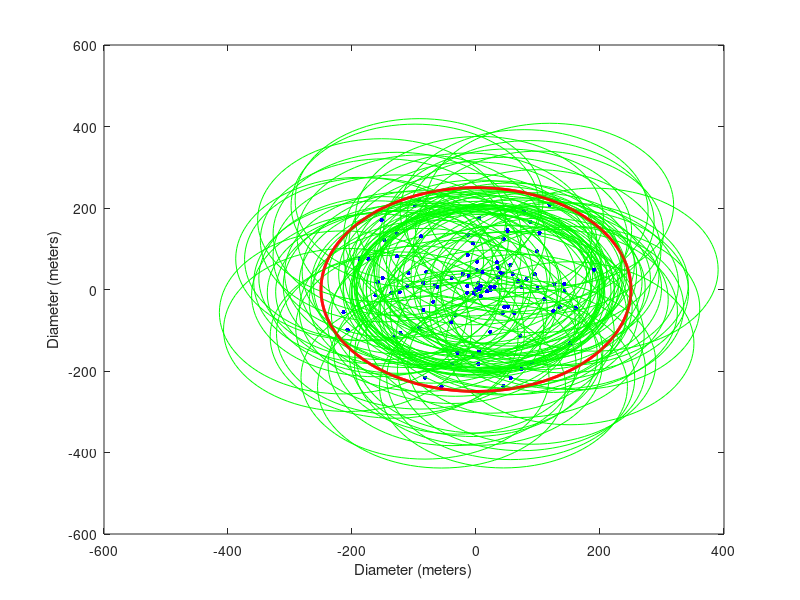
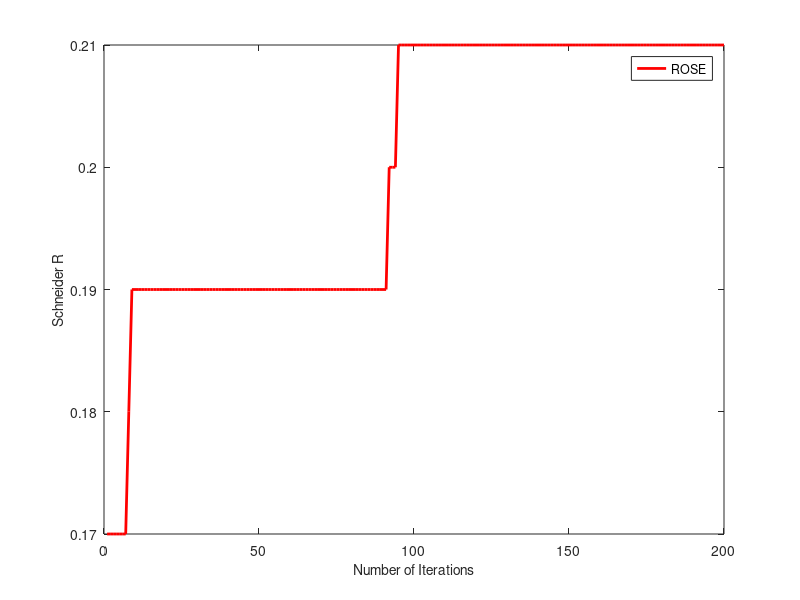

Write the MATLAB code that produced these figures, in order.
clc
clear all;
close all;
%%%%%%%%%%% Initilizing General Variables %%%%%%%%%%%%%%%%%
R = 250; %radius of circle
Range = 200; %transmission range of nodes
N = 100; %number of nodes
Degree=zeros(1,N);
fitness_func_R=0;
s=(N*(N+1))/2; % Size of choromosome
no_of_chrom=20;
pop_members=no_of_chrom/2; %number of members in a population
chrom(1,s)=0; %initializing chromosome generalize
chrom_pop(1,s)=0; %initializing chromosome for population 1
pop1_chrom(pop_members,s)=0; %chromosome matrix of population 1
chrom_test(N,N)=0; %initilaizing matrix to save 3x3 into 2x2 matrix for chromosome generation
neighbour_limit=50; %no of neighbours each node can form
degree_check(1,N)=0;% to check degree of nodes in a adjacency matrix
B_D(N,N,no_of_chrom)=0; %initializing 3D matrix for storing adjacency matrix of population
threshold= 0.3; % threshhold or PChange for mutation
imax=100; %maximum itrations
schineder_R_imax(imax)=0;
aplha=0.8; % to calculate Ti from To in SA
max_step=200; % maximum itrations in SA
alpha=0.9;
%%%%%%%%%%%%%% Start cirle with diameter 500m, for defining field
t=0:pi/500:2*pi; 
x1=R*cos(t);
y1=R*sin(t);

plot(x1,y1,'r', 'LineWidth',2.0)
xlabel('Diameter (meters)');
ylabel('Diameter (meters)');
hold on;
%%%%%%%%%%%%% End cirle with diameter 500m, for defining field
distance= @(x,y) sqrt(((x.xd-y.xd)^2) + ((x.yd-y.yd)^2)); %Calculating Ecladian Distance

for i=1:N
    r=R;
    th=2*pi;
    r=r * rand ;
    th=th * rand ;
    x=r*(cos(th));
    y=r*(sin(th));
%%%% Start cirle with radius 200m, for defining nodes range    
    th = 0:pi/50:2*pi;
    xunit = Range * cos(th) + x;
    yunit = Range * sin(th) + y;
    plot(xunit, yunit, 'g', 'LineWidth',0.5);
    hold on
%%%% End cirle with radius 200m, for defining nodes range
    S(i).xd=x;
    S(i).yd=y;
    S(i).Nei= [];
    plot(S(i).xd,S(i).yd,'b.','MarkerSize',10)
    hold on
end

plot(x1,y1,'r', 'LineWidth',2.0)
hold on
plot(S(i).xd,S(i).yd,'b.','MarkerSize',10)
for i=1:N
    index=1;
    for j=1:N
           if i~=j
                distance_with_node =  distance(S(i),S(j));
                %if distance_with_node <= Range && numel(S(i).Nei)~=10
                if distance_with_node <= Range 
                    S(i).Nei (index)= j;
                    index=index+1;
                    hold on
                end               
           end
    end   
end

%%%%%%%%%%%%%%%%%%%%% Start of Adjacency Matrix %%%%%%%%%%%%%%%%%%%%
for i=1:N
    for j=1:N
        Member_check = ismember(i, S(j).Nei(:));
        if Member_check == 0
            A(i,j) = 0;
        else
            A(i,j) =1;
        end
    end
    Degree(i)=numel(S(i).Nei);
end
%%%%%%%%%%%%% End of Adjacency Matrix %%%%%%%%%%%%%%% 
%%%%%%%%%%%%% Start of Charomosome %%%%%%%%%%%%%%%%
j=1;
k=1;
l=N;
for i=j:N
  for m=j:N
    A(j,m);
     chrom(1,k)= A(j,m); % generating charomosome of orignal topology
     k=k+1;
  end
  j=j+1;    
end
%%%%%%%%%%%%% End of Charomosome %%%%%%%%%%%%%%%%


%%%%%%%%%%%%%%% Multiple Neighbours 3D Matix %%%%%%%%%%%%
B_D(:,:,1)=A; %storing orignal topology in 1st position of population
for k=2:no_of_chrom    %filling 2nd to 19th topologies in population 
    B_D(:,:,k)=A;
    for j=1:N
        degree_check(1,j)= sum(B_D(j,:,k));
        while degree_check(1,j) > neighbour_limit %applying edge limit n topology over population
            B_D(j,ceil(rand(1)*N),k)=0;     %deleting random edge from adjacency matrix for randomization        
            degree_check(1,j)= sum(B_D(j,:,k));
        end        
    end    
end


%%%%%%%%%%%%%%%%%%%%%%%%   Generating 1st population  %%%%%%%%%%%%%%%%%%
for i=1:pop_members %pop_members is limit of number of members in population
    pop1_adj(:,:,i)=B_D(:,:,i);    %saving first half of B_D in pop1_adj    
end
SA=pop1_adj;

%%%%%%%%%%%%%%%%%%% Chromosomes of 1st Population %%%%%%%%%%%%%%%%%%%%%%%%
for i=1:pop_members
    for j=1:N
            for k=1:N
                x=pop1_adj(j,k,i);
                chrom_test(j,k)=x;  
    
            end
    end


%%%%%%%% Choromosome converstion of adjacency matrix of chrom_test %%%%%%%%
j1=1;
k1=1;
l1=N;
for i1=j1:N
  for m1=j1:N
    A(j1,m1);
     chrom_pop(1,k1)= chrom_test(j1,m1); % generating charomosome of orignal topology
     k1=k1+1;
  end
  j1=j1+1;    
end    
pop1_chrom(i,:)=chrom_pop(1,:);    
    
 end

%%%%%%%%%%%  Generating 2nd population  %%%%%%%%%%%%%

for i=1:pop_members
    
    pop2_adj(:,:,i)=B_D(:,:,i+pop_members); %saving second half of B_D in pop2_adj

    
    
end  

%%%%%%% Chromosomes of 2nd Population %%%%%%%
%%%%%%%%%%%%%%%%%%% Chromosomes of 1st Population %%%%%%%%%%%%%%%%%%%%%%%%
for i=1:pop_members
    for j=1:N
            for k=1:N
                x=pop2_adj(j,k,i);
                chrom_test(j,k)=x;  
    
            end
    end


    %%%%%%%%choromosome converstion of adjacency matrix of chrom_test %%%%%%%%
j1=1;
k1=1;
l1=N;
for i1=j1:N
  for m1=j1:N
    A(j1,m1);
     chrom_pop(1,k1)= chrom_test(j1,m1); % generating charomosome of orignal topology
     k1=k1+1;
  end
  j1=j1+1;    
end    
pop2_chrom(i,:)=chrom_pop(1,:);   
end
%%%%%%%%%%%%%%%%%%%%%%% Itrations %%%%%%%%%%%%%%%%%%%%%%%%%%%%%%%
schineder_R1(1,10)=0; % for saving R values of pop1
schineder_R2(1,10)=0; % for saving R values of pop2
schineder_R_imax(1,imax)=0; % for saving R values of all itrations

%%%%%%%%%%%%%%% SA Veriable %%%%%%%%%%%%%%%%%
%%%%%% Calculating R of 1st Population Set %%%%%%%%%%%%%%%%%%%%%
   for n=1:pop_members %pop_members is limit of number of members in population
        c=SA(:,:,n);    %sconverting 3D matrix into 2D matric for calculation of R    
  
            for k=1:N
                degree_R(k)=sum(c(:,k));    %%degree calculation of matrix C, ready for calculation of schineder R
            end

    %%%%%%%%%%%%%%%%%%%% Calculating R   %%%%%%%%%%%%%%%%%%%%%%%%%%%%%%%%%%%%%%%%%
    %%%%%%%%%%% Calculating Maximum Degree Node %%%%%%%%%%%%%%%%
    [max_num,max_idx] = max(degree_R(:));
    max_idx;
    %%%%%%%%%%%% Deleting Maximum Degree Node %%%%%%%%%%%%%%%%%%
    A_D=c;
    A_D(:,max_idx)=0;
    A_D(max_idx,:)=0;
    %%%%%%%%% Finding 2nd Maximum degree %%%%%%%%%%%%%%%%%%%%%%%
    second_Degree(1,N)=0;
    for i=1:N
        for j=1:N
            second_Degree(j)= sum(A_D(:,j));
        end
    end
    [second_max_num,second_max_idx] = max(second_Degree(:));
    second_max_idx;
    %%%%%%%%%%%%%% Finding 90% Degrees in Comparison to Maximum degree %%%%%
    ninty_percent_max_degree=(max_num/100)*90;
    ninty_percent_threshold=0;
    num_ninty_percent_nodes=0;
   for j=1:N
        if second_Degree(j)>= ninty_percent_max_degree;
           num_ninty_percent_nodes= num_ninty_percent_nodes+1;
        end
   end
    num_ninty_percent_nodes;
    %%%%%%% Calculating Fittness Function R %%%%%%%
    fitness_func_R= num_ninty_percent_nodes/N;
     schineder_HA(n)=fitness_func_R;
     schineder_HA(n);
%%%%%%%%%%%%%%%%%%%%%% End of R  %%%%%%%%%%%%%%%%%%%%%%%%%%%
    end %% end of HA limit
    


%%%%%%%%%%%%%%%%%%%%%%% Start of Orignal ROSE %%%%%%%%%%%%%%%%%%%%%%%%%
   


ROSE_temp(100,100)=0;
ROSE_temp_1(100,100)=0;
ROSE_temp=SA(:,:,n);
for p=1:max_step
    
    %%%%%%%%%%% Calculating R for ROSE_temp %%%%%%%%%%
    c=ROSE_temp;    %sconverting 3D matrix into 2D matric for calculation of R    
  
            for k=1:N
                degree_R(k)=sum(c(:,k));    %%degree calculation of matrix C, ready for calculation of schineder R
            end

    %%%%%%%%%%%%%%%%%%%% Calculating R %%%%%%%%%%%%%%%%%%%%%%%%%%%%%%%%%%%%%%%%%
    %%%%%%%%%%% Calculating Maximum Degree Node %%%%%%%%%%%%%%%%
    [max_num,max_idx] = max(degree_R(:));
    max_idx;
    %%%%%%%%%%%% Deleting Maximum Degree Node %%%%%%%%%%%%%%%%%%
    A_D=c;
    A_D(:,max_idx)=0;
    A_D(max_idx,:)=0;
    %%%%%%%%% Finding 2nd Maximum degree %%%%%%%%%%%%%%%%%%%%%%%
    second_Degree(1,N)=0;
    for i=1:N
        for j=1:N
            second_Degree(j)= sum(A_D(:,j));
        end
    end
    [second_max_num,second_max_idx] = max(second_Degree(:));
    second_max_idx;
    %%%%%%%%%%%%%% Finding 90% Degrees in Comparison to Maximum degree %%%%%
    ninty_percent_max_degree=(max_num/100)*90;
    ninty_percent_threshold=0;
    num_ninty_percent_nodes=0;
   for j=1:N
        if second_Degree(j)>= ninty_percent_max_degree;
           num_ninty_percent_nodes= num_ninty_percent_nodes+1;
        end
   end
    num_ninty_percent_nodes;
    %%%%%%% Calculating Fittness Function R %%%%%%%
    fitness_func_R= num_ninty_percent_nodes/N;
     schineder_ROSE_temp=fitness_func_R;
  
  %%%% End of R Calculation for ROSE_temp %%%%%%%%%%
  
ROSE_temp_1=ROSE_temp;    
node1_index=0;
node2_index=0;
node1_neighbour_index=0;
node2_neighbour_index=0;
%%%% Selecting Two Independent and Isolated Edges for Degree Difference Operation %%%%%%
   while ((node1_index==0) || (node2_index==0) || (node1_neighbour_index==0) || (node2_neighbour_index==0)) 
    %%%%%%%% Finding two edges %%%%%%  
        for k=1:N
            algo_degree(k)=sum(ROSE_temp_1(:,k));    
        end    
            %%%%%%%%%%% Process of finding two edges %%%%%%%%%%%%%%
            %%%%%%%%%%% calculating first node %%%%%%%%%%%%%

        node1_index= ceil(rand(1)*N); %%%%Finding 1st Random Node
        node1_degree= algo_degree(node1_index);  %%%% Calculate degree of first random node
            %%%% calculating second random node
        ROSE_degree_second=algo_degree;
        ROSE_degree_second(max_idx)=0;
        [max_num,max_idx] = max(ROSE_degree_second(:));
        Member_check=0;        
        for i=1:N    
            if Member_check<ROSE_degree_second(i)
                    node2_index= ceil(rand(1)*N); %%%%Finding 1st Random Node
                    node2_degree= algo_degree(node2_index);  %%%% Calculate degree of first random node
                if ROSE_temp_1(node1_index,i)==0 %%checking column of node1_index
                    if ROSE_temp_1(i,node1_index)==0 %%%% Refer to picture, selection of highest degree having no edge with node 1
                        node2_index=i; 
                        node2_degree=ROSE_degree_second(i);
                         break
                    end
                end
            end
        end
        node2_index;
        node2_degree; 
            %%%%% Calculating partner of node 1 %%%%%
        degree_member_check=0;
        node1_neighbour_degree=0;
        node1_neighbour_index=0;
        
        for i=1:N
            Member_check =ROSE_temp_1(i,node1_index);
            if Member_check == 1 && i~=node2_index && i~=node1_index%checking edges of node 1
                if ROSE_temp_1(i,node2_index)==0           
                    degree_member_check=sum(ROSE_temp_1(:,i)); %if edge exists with any node then calculate degree of that node
                    if node1_neighbour_degree<degree_member_check
                        node1_neighbour_degree= degree_member_check ;
                        node1_neighbour_index=i;
                    end
           
                end
            end
        end
        node1_neighbour_index;
        node1_neighbour_degree;


            %%%% Calculating partner of node 2 %%%%%
        degree_member_check=0;
        node2_neighbour_degree=0;
        node2_neighbour_index=0;
        for i=1:N

            Member_check =ROSE_temp_1(i,node2_index);
            % Member_check = ismember(i, node2_index); %%check all rows of node2_index
                if Member_check == 1  
                    if ROSE_temp_1(i,node1_index)==0 
                        if ROSE_temp_1(i,node1_neighbour_index)==0 %checking edges of node 1
                            degree_member_check=sum(ROSE_temp_1(:,i)); %if edge exists with any node then calculate degree of that node
                                if node2_neighbour_degree<degree_member_check
                                        node2_neighbour_degree= degree_member_check ;
                                        node2_neighbour_index=i;
                                end
                        end
                    end
                end
        end
    end %%%% End of while loop for non zero edge calculation
    
n_i=node1_index
n_i_d=node1_degree;
n_j=node1_neighbour_index
n_j_d=node1_neighbour_degree;
n_k=node2_index
n_k_d=node2_degree;
n_l=node2_neighbour_index
n_l_d=node2_neighbour_degree;

rose_part1=abs(((n_i_d-n_k_d)+(n_j_d-n_l_d))/((n_i_d-n_j_d)+(n_k_d-n_l_d)))
rose_part2=abs(((n_i_d-n_l_d)+(n_j_d-n_k_d))/((n_i_d-n_j_d)+(n_k_d-n_l_d)))
rose_p=max(rose_part1,rose_part2)

SUB_0=rose_p*(abs(n_i_d-n_j_d)+abs(n_k_d-n_l_d))
SUB_1=abs(n_i_d-n_k_d)+abs(n_j_d-n_l_d)
SUB_2=abs(n_i_d-n_l_d)+abs(n_j_d-n_k_d)

[SUB_num,SUB_idx]= min([SUB_0 SUB_1 SUB_2])
    if SUB_idx==1
        ROSE_temp_2=ROSE_temp_1; 
        schineder_ROSE_temp;
        ROSE_temp_2(n_i,n_j)=0;
        ROSE_temp_2(n_j,n_i)=0;
        ROSE_temp_2(n_k,n_l)=0;
        ROSE_temp_2(n_l,n_k)=0;  

        ROSE_temp_2(n_i,n_l)=1;
        ROSE_temp_2(n_l,n_i)=1;
        ROSE_temp_2(n_j,n_k)=1;
        ROSE_temp_2(n_k,n_j)=1;   
        
            %%%%%%%%%%% Calculating R for ROSE_temp %%%%%%%%%%
        c=ROSE_temp_2;    %sconverting 3D matrix into 2D matric for calculation of R    
  
            for k=1:N
                degree_R(k)=sum(c(:,k));    %%degree calculation of matrix C, ready for calculation of schineder R
            end

        %%%%%%%%%%%%%%%%%%%% Calculating R %%%%%%%%%%%%%%%%%%%%%%%%%%%%%%%%%%%%%%%%%
        %%%%%%%%%%% Calculating Maximum Degree Node %%%%%%%%%%%%%%%%
        [max_num,max_idx] = max(degree_R(:));
        max_idx;
        %%%%%%%%%%%% Deleting Maximum Degree Node %%%%%%%%%%%%%%%%%%
        A_D=c;
        A_D(:,max_idx)=0;
        A_D(max_idx,:)=0;
        %%%%%%%%% Finding 2nd Maximum degree %%%%%%%%%%%%%%%%%%%%%%%
        second_Degree(1,N)=0;
        for i=1:N
            for j=1:N
                second_Degree(j)= sum(A_D(:,j));
            end
        end
        [second_max_num,second_max_idx] = max(second_Degree(:));
        second_max_idx;
        %%%%%%%%%%%%%% Finding 90% Degrees in Comparison to Maximum degree %%%%%
        ninty_percent_max_degree=(max_num/100)*90;
        ninty_percent_threshold=0;
        num_ninty_percent_nodes=0;
        for j=1:N
            if second_Degree(j)>= ninty_percent_max_degree;
               num_ninty_percent_nodes= num_ninty_percent_nodes+1;
            end
        end
        num_ninty_percent_nodes;
        %%%%%%% Calculating Fittness Function R %%%%%%%
        fitness_func_R= num_ninty_percent_nodes/N;
        schineder_ROSE_temp_new=fitness_func_R;

        %%%% End of R Calculation for ROSE_temp %%%%%%%%%%
        if schineder_ROSE_temp_new>schineder_ROSE_temp
            ROSE_temp_1=ROSE_temp_2;
        end
    end
    if SUB_idx==2
        ROSE_temp_2=ROSE_temp_1; 
        schineder_ROSE_temp;
        ROSE_temp_2(n_i,n_j)=0;
        ROSE_temp_2(n_j,n_i)=0;
        ROSE_temp_2(n_k,n_l)=0;
        ROSE_temp_2(n_l,n_k)=0;  

        ROSE_temp_2(n_i,n_k)=1;
        ROSE_temp_2(n_k,n_i)=1;
        ROSE_temp_2(n_j,n_l)=1;
        ROSE_temp_2(n_l,n_j)=1;   
        
            %%%%%%%%%%% Calculating R for ROSE_temp %%%%%%%%%%
        c=ROSE_temp_2;    %sconverting 3D matrix into 2D matric for calculation of R    
  
            for k=1:N
                degree_R(k)=sum(c(:,k));    %%degree calculation of matrix C, ready for calculation of schineder R
            end

        %%%%%%%%%%%%%%%%%%%% Calculating R %%%%%%%%%%%%%%%%%%%%%%%%%%%%%%%%%%%%%%%%%
        %%%%%%%%%%% Calculating Maximum Degree Node %%%%%%%%%%%%%%%%
        [max_num,max_idx] = max(degree_R(:));
        max_idx;
        %%%%%%%%%%%% Deleting Maximum Degree Node %%%%%%%%%%%%%%%%%%
        A_D=c;
        A_D(:,max_idx)=0;
        A_D(max_idx,:)=0;
        %%%%%%%%% Finding 2nd Maximum degree %%%%%%%%%%%%%%%%%%%%%%%
        second_Degree(1,N)=0;
        for i=1:N
            for j=1:N
                second_Degree(j)= sum(A_D(:,j));
            end
        end
        [second_max_num,second_max_idx] = max(second_Degree(:));
        second_max_idx;
        %%%%%%%%%%%%%% Finding 90% Degrees in Comparison to Maximum degree %%%%%
        ninty_percent_max_degree=(max_num/100)*90;
        ninty_percent_threshold=0;
        num_ninty_percent_nodes=0;
        for j=1:N
            if second_Degree(j)>= ninty_percent_max_degree;
               num_ninty_percent_nodes= num_ninty_percent_nodes+1;
            end
        end
        num_ninty_percent_nodes;
        %%%%%%% Calculating Fittness Function R %%%%%%%
        fitness_func_R= num_ninty_percent_nodes/N;
        schineder_ROSE_temp_new=fitness_func_R;

        %%%% End of R Calculation for ROSE_temp %%%%%%%%%%
        if schineder_ROSE_temp_new>schineder_ROSE_temp
            ROSE_temp_1=ROSE_temp_2;
        end        
    end 
    
    %%%% END OF DEGREE DIFFERENCE OPERATION %%%%%%%
    
%%%%%%%%%%%%%%%%%%%% Start of Angle Sum Operation %%%%%%%%%%%%%%%%%%%%%%%%
%%%%%% Calculating Network Centroid %%%%%%
%     c=ROSE_temp_1;       
%   
%             for k=1:N
%                 degree_R(k)=sum(c(:,k));    %%degree calculation of matrix C, ready for calculation of schineder R
%             end
%     [centroid_degree,centroid_index] = max(degree_R(:));
%     centroid_index;
    centroid_degree=sum(c(:,1))
    centroid_index=1
%%%%%%%% Finding two edges %%%%%%  
      while ((node1_index==0) || (node2_index==0) || (node1_neighbour_index==0) || (node2_neighbour_index==0)) 
    
        for k=1:N
            algo_degree(k)=sum(ROSE_temp_1(:,k));    
        end    
            %%%%%%%%%%% Process of finding two edges %%%%%%%%%%%%%%
            %%%%%%%%%%% calculating first node %%%%%%%%%%%%%

        node1_index= ceil(rand(1)*N); %%%%Finding 1st Random Node
        node1_degree= algo_degree(node1_index);  %%%% Calculate degree of first random node
            %%%% calculating second random node
        ROSE_degree_second=algo_degree;
        ROSE_degree_second(max_idx)=0;
        [max_num,max_idx] = max(ROSE_degree_second(:));
        Member_check=0;        
        for i=1:N    
            if Member_check<ROSE_degree_second(i)
                    node2_index= ceil(rand(1)*N); %%%%Finding 1st Random Node
                    node2_degree= algo_degree(node2_index);  %%%% Calculate degree of first random node
                if ROSE_temp_1(node1_index,i)==0 %%checking column of node1_index
                    if ROSE_temp_1(i,node1_index)==0 %%%% Refer to picture, selection of highest degree having no edge with node 1
                        node2_index=i; 
                        node2_degree=ROSE_degree_second(i);
                         break
                    end
                end
            end
        end
        node2_index;
        node2_degree; 
            %%%%% Calculating partner of node 1 %%%%%
        degree_member_check=0;
        node1_neighbour_degree=0;
        node1_neighbour_index=0;
        
        for i=1:N
            Member_check =ROSE_temp_1(i,node1_index);
            if Member_check == 1 && i~=node2_index && i~=node1_index%checking edges of node 1
                if ROSE_temp_1(i,node2_index)==0           
                    degree_member_check=sum(ROSE_temp_1(:,i)); %if edge exists with any node then calculate degree of that node
                    if node1_neighbour_degree<degree_member_check
                        node1_neighbour_degree= degree_member_check ;
                        node1_neighbour_index=i;
                    end
           
                end
            end
        end
        node1_neighbour_index;
        node1_neighbour_degree;


            %%%% Calculating partner of node 2 %%%%%
        degree_member_check=0;
        node2_neighbour_degree=0;
        node2_neighbour_index=0;
        for i=1:N

            Member_check =ROSE_temp_1(i,node2_index);
            % Member_check = ismember(i, node2_index); %%check all rows of node2_index
                if Member_check == 1  
                    if ROSE_temp_1(i,node1_index)==0 
                        if ROSE_temp_1(i,node1_neighbour_index)==0 %checking edges of node 1
                            degree_member_check=sum(ROSE_temp_1(:,i)); %if edge exists with any node then calculate degree of that node
                                if node2_neighbour_degree<degree_member_check
                                        node2_neighbour_degree= degree_member_check ;
                                        node2_neighbour_index=i;
                                end
                        end
                    end
                end
        end
    end %%%% End of while loop for non zero edge calculation
n_i=node1_index;
n_i_d=node1_degree;
n_j=node1_neighbour_index;
n_j_d=node1_neighbour_degree;
n_k=node2_index;
n_k_d=node2_degree;
n_l=node2_neighbour_index;
n_l_d=node2_neighbour_degree;
    if (centroid_index~=node1_index && centroid_index~=node2_index && centroid_index~=node1_neighbour_index && centroid_index~=node2_neighbour_index)
    
        m1_xd=(S(node1_index).xd+S(node1_neighbour_index).xd)/2;  %%%%% Calculating x axis value mid point to edge i and j
        m1_yd=(S(node1_index).yd+S(node1_neighbour_index).yd)/2;  %%%%% Calculating y axis value mid point to edge i and j
        m2_xd=(S(node2_index).xd+S(node2_neighbour_index).xd)/2;  %%%%% Calculating x axis value mid point to edge k and l
        m2_yd=(S(node2_index).yd+S(node2_neighbour_index).yd)/2;  %%%%% Calculating y axis value mid point to edge k and l
        
        len_a_alpha_scheme1=sqrt(abs((S(centroid_index).xd-S(n_j).xd).^2)+abs((S(centroid_index).yd-S(n_j).yd).^2));
        len_b_alpha_scheme1=sqrt(abs((S(n_i).xd-S(centroid_index).xd).^2)+abs((S(n_i).yd-S(centroid_index).yd).^2));
        len_c_alpha_scheme1=sqrt(abs((S(n_j).xd-S(n_i).xd).^2)+abs((S(n_j).yd-S(n_i).yd).^2));
        
        if len_b_alpha_scheme1<len_a_alpha_scheme1  %%% to make sure that len a is less than len b
            temp_a=len_b_alpha_scheme1; %if len b is less than len a then swap
            temp_b=len_a_alpha_scheme1; %if len b is less than len a then swap
            len_a_alpha_scheme1=temp_a; %if len b is less than len a then swap
            len_b_alpha_scheme1=temp_b; %if len b is less than len a then swap
        end
        
        alpha_scheme1=acos((len_b_alpha_scheme1.^2+len_c_alpha_scheme1.^2-len_a_alpha_scheme1.^2)/(2*len_b_alpha_scheme1*len_c_alpha_scheme1))
        
        len_a_beta_scheme1=sqrt(abs((S(centroid_index).xd-S(n_l).xd).^2)+abs((S(centroid_index).yd-S(n_l).yd).^2));
        len_b_beta_scheme1=sqrt(abs((S(n_k).xd-S(centroid_index).xd).^2)+abs((S(n_k).yd-S(centroid_index).yd).^2));
        len_c_beta_scheme1=sqrt(abs((S(n_l).xd-S(n_k).xd).^2)+abs((S(n_l).yd-S(n_k).yd).^2));
        if len_b_beta_scheme1<len_a_beta_scheme1  %%% to make sure that len a is less than len b
            temp_a=len_b_beta_scheme1;  %if len b is less than len a then swap
            temp_b=len_a_beta_scheme1;  %if len b is less than len a then swap
            len_a_beta_scheme1=temp_a;  %if len b is less than len a then swap
            len_b_beta_scheme1=temp_b;  %if len b is less than len a then swap
        end        
        beta_scheme1=acos((len_b_alpha_scheme1.^2+len_c_alpha_scheme1.^2-len_a_alpha_scheme1.^2)/(2*len_b_alpha_scheme1*len_c_alpha_scheme1))
        
        scheme1angle=alpha_scheme1+beta_scheme1;
        
        len_a_alpha_scheme2=sqrt(abs((S(centroid_index).xd-S(n_k).xd).^2)+abs((S(centroid_index).yd-S(n_k).yd).^2));
        len_b_alpha_scheme2=sqrt(abs((S(n_i).xd-S(centroid_index).xd).^2)+abs((S(n_i).yd-S(centroid_index).yd).^2));
        len_c_alpha_scheme2=sqrt(abs((S(n_k).xd-S(n_i).xd).^2)+abs((S(n_k).yd-S(n_i).yd).^2));        
        if len_b_alpha_scheme1<len_a_alpha_scheme1  %%% to make sure that len a is less than len b
            temp_a=len_b_alpha_scheme1;  %if len b is less than len a then swap
            temp_b=len_a_alpha_scheme1;  %if len b is less than len a then swap
            len_a_alpha_scheme1=temp_a;  %if len b is less than len a then swap
            len_b_alpha_scheme1=temp_b;  %if len b is less than len a then swap
        end        
        alpha_scheme2=acos((len_b_alpha_scheme1.^2+len_c_alpha_scheme1.^2-len_a_alpha_scheme1.^2)/(2*len_b_alpha_scheme1*len_c_alpha_scheme1))
        
        
        len_a_beta_scheme2=sqrt(abs((S(centroid_index).xd-S(n_l).xd).^2)+abs((S(centroid_index).yd-S(n_l).yd).^2));
        len_b_beta_scheme2=sqrt(abs((S(n_j).xd-S(centroid_index).xd).^2)+abs((S(n_j).yd-S(centroid_index).yd).^2));
        len_c_beta_scheme2=sqrt(abs((S(n_j).xd-S(n_l).xd).^2)+abs((S(n_j).yd-S(n_l).yd).^2));        
        if len_b_beta_scheme1<len_a_beta_scheme1  %%% to make sure that len a is less than len b
            temp_a=len_b_beta_scheme1;  %if len b is less than len a then swap
            temp_b=len_a_beta_scheme1;  %if len b is less than len a then swap
            len_a_beta_scheme1=temp_a;  %if len b is less than len a then swap
            len_b_beta_scheme1=temp_b;  %if len b is less than len a then swap
        end   
        beta_scheme2=acos((len_b_alpha_scheme1.^2+len_c_alpha_scheme1.^2-len_a_alpha_scheme1.^2)/(2*len_b_alpha_scheme1*len_c_alpha_scheme1))
        scheme2angle=alpha_scheme2+beta_scheme2;
        
        len_a_alpha_scheme3=sqrt(abs((S(centroid_index).xd-S(n_j).xd).^2)+abs((S(centroid_index).yd-S(n_j).yd).^2));
        len_b_alpha_scheme3=sqrt(abs((S(n_k).xd-S(centroid_index).xd).^2)+abs((S(n_k).yd-S(centroid_index).yd).^2));
        len_c_alpha_scheme3=sqrt(abs((S(n_j).xd-S(n_k).xd).^2)+abs((S(n_j).yd-S(n_k).yd).^2));        
        if len_b_alpha_scheme1<len_a_alpha_scheme1  %%% to make sure that len a is less than len b
            temp_a=len_b_alpha_scheme1;  %if len b is less than len a then swap
            temp_b=len_a_alpha_scheme1;  %if len b is less than len a then swap
            len_a_alpha_scheme1=temp_a;  %if len b is less than len a then swap
            len_b_alpha_scheme1=temp_b;  %if len b is less than len a then swap
        end        
        alpha_scheme3=acos((len_b_alpha_scheme1.^2+len_c_alpha_scheme1.^2-len_a_alpha_scheme1.^2)/(2*len_b_alpha_scheme1*len_c_alpha_scheme1))
        
        
        len_a_beta_scheme3=sqrt(abs((S(centroid_index).xd-S(n_l).xd).^2)+abs((S(centroid_index).yd-S(n_l).yd).^2));
        len_b_beta_scheme3=sqrt(abs((S(n_i).xd-S(centroid_index).xd).^2)+abs((S(n_i).yd-S(centroid_index).yd).^2));
        len_c_beta_scheme3=sqrt(abs((S(n_l).xd-S(n_i).xd).^2)+abs((S(n_j).yd-S(n_l).yd).^2));        
        if len_b_beta_scheme1<len_a_beta_scheme1  %%% to make sure that len a is less than len b
            temp_a=len_b_beta_scheme1;  %if len b is less than len a then swap
            temp_b=len_a_beta_scheme1;  %if len b is less than len a then swap
            len_a_beta_scheme1=temp_a;  %if len b is less than len a then swap
            len_b_beta_scheme1=temp_b;  %if len b is less than len a then swap
        end           
        beta_scheme3=acos((len_b_alpha_scheme1.^2+len_c_alpha_scheme1.^2-len_a_alpha_scheme1.^2)/(2*len_b_alpha_scheme1*len_c_alpha_scheme1))
        scheme3angle=alpha_scheme3+beta_scheme3;
        
        if scheme1angle>scheme2angle
            schineder_ROSE_temp_new; 
            ROSE_temp_2=ROSE_temp_1; 
            ROSE_temp_2(n_i,n_j)=0;
            ROSE_temp_2(n_j,n_i)=0;
            ROSE_temp_2(n_k,n_l)=0;
            ROSE_temp_2(n_l,n_k)=0;  

            ROSE_temp_2(n_i,n_k)=1;
            ROSE_temp_2(n_k,n_i)=1;
            ROSE_temp_2(n_j,n_l)=1;
            ROSE_temp_2(n_l,n_j)=1;
                        %%%%%%%%%%% Calculating R for ROSE_temp %%%%%%%%%%
        c=ROSE_temp_2;    %sconverting 3D matrix into 2D matric for calculation of R    
  
            for k=1:N
                degree_R(k)=sum(c(:,k));    %%degree calculation of matrix C, ready for calculation of schineder R
            end

            %%%%%%%%%%%%%%%%%%%% Calculating R %%%%%%%%%%%%%%%%%%%%%%%%%%%%%%%%%%%%%%%%%
            %%%%%%%%%%% Calculating Maximum Degree Node %%%%%%%%%%%%%%%%
            [max_num,max_idx] = max(degree_R(:));
            max_idx;
            %%%%%%%%%%%% Deleting Maximum Degree Node %%%%%%%%%%%%%%%%%%
            A_D=c;
            A_D(:,max_idx)=0;
            A_D(max_idx,:)=0;
            %%%%%%%%% Finding 2nd Maximum degree %%%%%%%%%%%%%%%%%%%%%%%
            second_Degree(1,N)=0;
            for i=1:N
                for j=1:N
                    second_Degree(j)= sum(A_D(:,j));
                end
            end
            [second_max_num,second_max_idx] = max(second_Degree(:));
            second_max_idx;
            %%%%%%%%%%%%%% Finding 90% Degrees in Comparison to Maximum degree %%%%%
            ninty_percent_max_degree=(max_num/100)*90;
            ninty_percent_threshold=0;
            num_ninty_percent_nodes=0;
            for j=1:N
                if second_Degree(j)>= ninty_percent_max_degree;
                   num_ninty_percent_nodes= num_ninty_percent_nodes+1;
                end
            end
            num_ninty_percent_nodes;
            %%%%%%% Calculating Fittness Function R %%%%%%%
            fitness_func_R= num_ninty_percent_nodes/N;
            schineder_ROSE_temp_new=fitness_func_R;

            %%%% End of R Calculation for ROSE_temp %%%%%%%%%%
            if schineder_ROSE_temp_new>schineder_ROSE_temp
                ROSE_temp_1=ROSE_temp_2;
            end        
        end
        if scheme1angle>scheme3angle
            schineder_ROSE_temp_new;    
            ROSE_temp_2=ROSE_temp_1; 
            ROSE_temp_2(n_i,n_j)=0;
            ROSE_temp_2(n_j,n_i)=0;
            ROSE_temp_2(n_k,n_l)=0;
            ROSE_temp_2(n_l,n_k)=0;  

            ROSE_temp_2(n_i,n_l)=1;
            ROSE_temp_2(n_l,n_i)=1;
            ROSE_temp_2(n_j,n_k)=1;
            ROSE_temp_2(n_k,n_j)=1;  
                        %%%%%%%%%%% Calculating R for ROSE_temp %%%%%%%%%%
        c=ROSE_temp_2;    %sconverting 3D matrix into 2D matric for calculation of R    
  
            for k=1:N
                degree_R(k)=sum(c(:,k));    %%degree calculation of matrix C, ready for calculation of schineder R
            end

            %%%%%%%%%%%%%%%%%%%% Calculating R %%%%%%%%%%%%%%%%%%%%%%%%%%%%%%%%%%%%%%%%%
            %%%%%%%%%%% Calculating Maximum Degree Node %%%%%%%%%%%%%%%%
            [max_num,max_idx] = max(degree_R(:));
            max_idx;
            %%%%%%%%%%%% Deleting Maximum Degree Node %%%%%%%%%%%%%%%%%%
            A_D=c;
            A_D(:,max_idx)=0;
            A_D(max_idx,:)=0;
            %%%%%%%%% Finding 2nd Maximum degree %%%%%%%%%%%%%%%%%%%%%%%
            second_Degree(1,N)=0;
            for i=1:N
                for j=1:N
                    second_Degree(j)= sum(A_D(:,j));
                end
            end
            [second_max_num,second_max_idx] = max(second_Degree(:));
            second_max_idx;
            %%%%%%%%%%%%%% Finding 90% Degrees in Comparison to Maximum degree %%%%%
            ninty_percent_max_degree=(max_num/100)*90;
            ninty_percent_threshold=0;
            num_ninty_percent_nodes=0;
            for j=1:N
                if second_Degree(j)>= ninty_percent_max_degree;
                   num_ninty_percent_nodes= num_ninty_percent_nodes+1;
                end
            end
            num_ninty_percent_nodes;
            %%%%%%% Calculating Fittness Function R %%%%%%%
            fitness_func_R= num_ninty_percent_nodes/N;
            schineder_ROSE_temp_new=fitness_func_R;

            %%%% End of R Calculation for ROSE_temp %%%%%%%%%%
            if schineder_ROSE_temp_new>schineder_ROSE_temp
                ROSE_temp_1=ROSE_temp_2;
            end   
        end  
        
    end
    
    
%%%% End of Angle Sum Operation %%%%%%%%%
    
    
    
    
    
  %%%%%%%%%%% Again Calculating R for ROSE_temp_1 after new edges %%%%%%%%%%
    c=ROSE_temp_1;    %sconverting 3D matrix into 2D matric for calculation of R    
  
            for k=1:N
                degree_R(k)=sum(c(:,k));    %%degree calculation of matrix C, ready for calculation of schineder R
            end

    %%%%%%%%%%%%%%%%%%%% Calculating R   %%%%%%%%%%%%%%%%%%%%%%%%%%%%%%%%%%%%%%%%%
    %%%%%%%%%%% Calculating Maximum Degree Node %%%%%%%%%%%%%%%%
    [max_num,max_idx] = max(degree_R(:));
    max_idx;
    %%%%%%%%%%%% Deleting Maximum Degree Node %%%%%%%%%%%%%%%%%%
    A_D=c;
    A_D(:,max_idx)=0;
    A_D(max_idx,:)=0;
    %%%%%%%%% Finding 2nd Maximum degree %%%%%%%%%%%%%%%%%%%%%%%
    second_Degree(1,N)=0;
    for i=1:N
        for j=1:N
            second_Degree(j)= sum(A_D(:,j));
        end
    end
    [second_max_num,second_max_idx] = max(second_Degree(:));
    second_max_idx;
    %%%%%%%%%%%%%% Finding 90% Degrees in Comparison to Maximum degree %%%%%
    ninty_percent_max_degree=(max_num/100)*90;
    ninty_percent_threshold=0;
    num_ninty_percent_nodes=0;
   for j=1:N
        if second_Degree(j)>= ninty_percent_max_degree;
           num_ninty_percent_nodes= num_ninty_percent_nodes+1;
        end
   end
    num_ninty_percent_nodes;
    %%%%%%% Calculating Fittness Function R %%%%%%%
    fitness_func_R= num_ninty_percent_nodes/N;
     schineder_ROSE_temp_second=fitness_func_R;  
  %%%% End of Again Re- R Calculation for ROSE_temp_1 %%%%%%%%%%
  
  
  
  if schineder_ROSE_temp_second>schineder_ROSE_temp 
        ROSE_temp=ROSE_temp_1;
      
  end

schineder_ROSE_check(p)=schineder_ROSE_temp_second;
schineder_ROSE_check_2(p)=schineder_ROSE_temp;
end    
%%%%%%%%%%%%%%%%%%%%%%%% End of  ROSE %%%%%%%%%%%%%%%%%%%%%%%%%%

figure;
plot(schineder_ROSE_check_2, 'r','LineWidth',2.00);
legend('ROSE');
ylabel('Schneider R','fontsize',10)
xlabel('Number of Iterations','fontsize',10)


